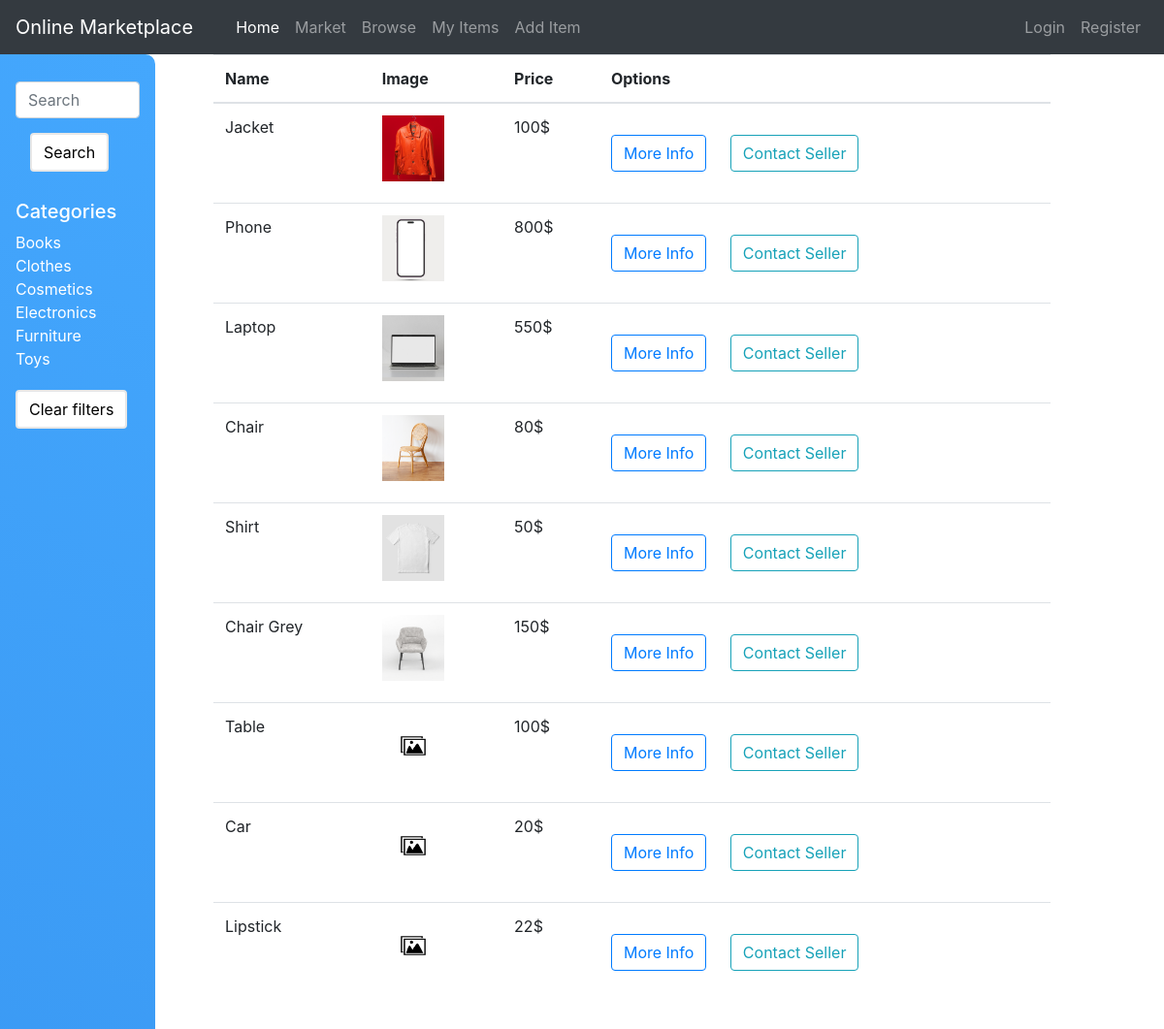
The page /browse/ on the database its author committed.
### main/models.py (models this page shows, shortened)
class Category(models.Model):
    name = models.CharField(max_length=255)
    class Meta:
        ordering = ('name', )
        verbose_name_plural = 'Categories'

class Item(models.Model):
    category = models.ForeignKey(Category, related_name='items', on_delete=models.CASCADE)
    name = models.CharField(max_length=255)
    price = models.IntegerField()
    description = models.CharField(max_length=1024, blank=True, null=True)
    image = models.ImageField(upload_to='item_images', blank=True, null=True)
    is_sold = models.BooleanField(default=False)
    postingDate = models.DateTimeField(auto_now_add=True)
    added_by = models.ForeignKey(User, related_name='items', on_delete=models.CASCADE)
    owner = models.ForeignKey(User, default=None, blank=True, on_delete=models.SET_NULL, null=True)

### main/views.py (the view)
# urls.py: path('browse/', views.browse, name='browse'),
def browse(request):
    query = request.GET.get('query', '')
    category_id = request.GET.get('category', 0)
    categories = Category.objects.all()
    items = Item.objects.filter(is_sold=False)
    if category_id:
        items = items.filter(category_id=category_id)
    if query:
        items= items.filter(Q(name__icontains=query) | Q(description__icontains=query))
    return render(request, 'main/browse.html', context={
        'items': items,
        'query': query,
        'categories': categories,
        'category_id': int(category_id),
    })

### main/templates/main/browse.html (shortened to what this page needs)
{% extends 'main/base.html' %} {% load static %}
{% block content %}
<body style="overflow-x: hidden;">
    <div class="position-relative">
        <div class="row">
            <div class="col-2">
                <nav class="navbar" id="sidebar">
                    <form method="get" action="{%url 'browse' %}">
                        <input id="search" name="query" class="form-control" type="text" value="{{ query }}" placeholder="Search" style="margin-top: 20px;" />
                        <button class="btn btn-md" id="searchbtn">Search</button>
                    </form>
                    <ul class="nav navbar-nav" id="categories">
                        <h5>Categories</h5>
                        {% for category in categories %}
                        <li class="nav-item {% if category.id == category_id %} bg-gray {% endif %}">
                            <a href="{% url 'browse' %}?query={{ query }}&category={{ category.id }} " id="category-name">{{ category.name }}</a>
                        </li>
                        {% endfor %}
                        <li><a href="{% url 'browse' %}" class="btn" id="clearbtn"> Clear filters </a></li>
                    </ul>
                    <br />
                </nav>
            </div>
            <div class="col-9">
                <div class="container-fluid">
                    <table class="table table-hover">
                        <thead>
                            <tr>
                                <th scope="col">Name</th>
                                <th scope="col">Image</th>
                                <th scope="col">Price</th>
                                <th scope="col">Options</th>
                            </tr>
                        </thead>
                        <tbody>
                            {% for item in items %} {% include 'main/includes/items_modals.html' %}
                            <tr>
                                <td>{{ item.name }}</td>
                                <td>
                                    {% if item.image %}
                                    <img alt="image" style="width: 64px;" src="{{ item.image.url }}" />
                                    {% else %}
                                    <img alt="image" style="width: 64px;" src="/media/item_images/no_image.png" />
                                    {% endif %}
                                </td>
                                <td>{{ item.price }}$</td>
                                <td>
                                    <button type="button" class="btn btn-outline-primary">
                                        <a href="{% url 'detail' item.id %}"> More Info</a>
                                    </button>
                                    {% if request.user == item.added_by %}
                                    <a href="{% url 'edit' item.id %}" class="btn btn-outline-info">Edit</a>
                                    <button type="button" style="margin: 20px;" class="btn btn-outline-danger" data-toggle="modal" data-target="#Modal-DeleteConfirm{{ item.pk }}">
                                        Delete
                                    </button>
                                    {% else %}
                                    <a href="{% url 'chat:new_chat' item.id %}" class="btn btn-outline-info w-30" style="margin: 20px;">Contact Seller</a>
                                    {% endif %}
                                </td>
                            </tr>
                            {% endfor %}
                        </tbody>
                    </table>
                </div>
            </div>
        </div>
    </div>
</body>
{% endblock %}

### main/static/css/style.css (style rules this page uses)
html, body { width: 100%; height: 100vh; overflow-x: hidden; margin: 0; }
#sidebar { align-items: start; border: rounded; color: #fff; width: 160px; height: 170vh; overflow:auto; background-image: linear-gradient(30deg , #0048bd, #44a7fd); border-top-right-radius: 10px; border-bottom-right-radius:10px; }
#searchbtn { margin: 15px; background-color: white; color: black; border: 2px solid #e7e7e7; }
#categories { position: absolute; top:150px; display: block; color: #fff; transition: all .3s ease; }
#category-name { color: #fff; }
#clearbtn { margin-top: 20px; margin-left: 0px; background-color: white; color: black; border: 2px solid #e7e7e7; }

### rows shown on the page
Category: name "Books"
Category: name "Clothes"
Category: name "Cosmetics"
Category: name "Electronics"
Category: name "Furniture"
Category: name "Toys"
Item: name "Jacket", image (picture), price "100", shows "Contact Seller"
Item: name "Phone", image (picture), price "800", shows "Contact Seller"
Item: name "Laptop", image (picture), price "550", shows "Contact Seller"
Item: name "Chair", image (picture), price "80", shows "Contact Seller"
Item: name "Shirt", image (picture), price "50", shows "Contact Seller"
Item: name "Chair Grey", image (picture), price "150", shows "Contact Seller"
Item: name "Table", image (placeholder picture), price "100", shows "Contact Seller"
Item: name "Car", price "20", shows "Contact Seller"
Item: name "Lipstick", price "22", shows "Contact Seller"
